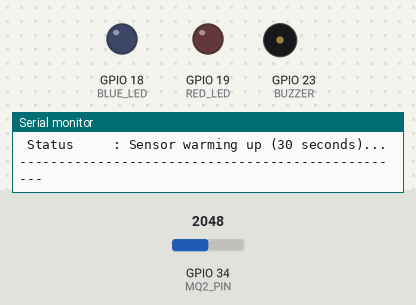
A sketch run on a simulated ESP32. Parts: output pins drawn as LEDs (lit = HIGH), buzzer (waves = sounding, pin HIGH), the last lines printed to the serial monitor. The test bench sets the inputs (shaded band); at power-on: GPIO 34 (MQ2_PIN) = 2048 (analog values on the 0–4095 scale).

Above: at 0.2 s.
At 2.7 s:
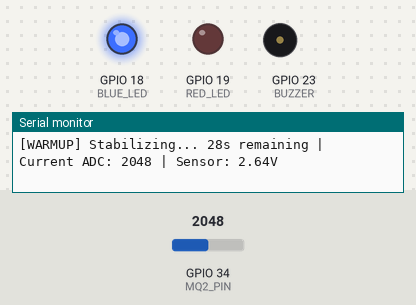
Timing chart, 0 to 3.0 s (numbered marks = the images above):
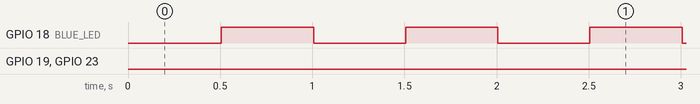

The sketch:

gas_leak_detection.ino
```cpp
#include <Arduino.h>

// =============================================================================
//  AERIS · INDUSTRIAL ESP32 GAS & SMOKE DETECTION NODE
// =============================================================================
//  Hardware Pinout:
//  - MQ-2 Analog AO   : GPIO 34 (via 12k/20k Divider, 0.625x attenuation)
//  - Safe LED (Blue/Green) : GPIO 18 (via 220 Ohm resistor)
//  - Alert LED (Red)  : GPIO 19 (via 220 Ohm resistor)
//  - Active Buzzer    : GPIO 23 (via 2N2222 NPN Transistor & 1k Base Resistor)
// =============================================================================

// PIN ASSIGNMENTS
#define MQ2_PIN   34
#define BLUE_LED  18   // Safe Indicator (Steady ON = Safe, Blinking = Warmup)
#define RED_LED   19   // Alert Indicator (Strobes on Alarm)
#define BUZZER    23   // 5V Active Siren (Driven via 2N2222 NPN)

// THRESHOLDS WITH HYSTERESIS
const int GAS_THRESHOLD_HIGH = 1800; // Trip alarm when ADC >= 1800
const int GAS_THRESHOLD_LOW  = 1650; // Clear alarm when ADC < 1650 (prevents chattering)

// TIMING CONSTANTS (Milliseconds)
const unsigned long WARMUP_TIME_MS      = 30000; // 30-second initial heater stabilization
const unsigned long SENSOR_INTERVAL_MS  = 100;   // Read sensor every 100ms
const unsigned long PRINT_INTERVAL_MS   = 1000;  // Telemetry print every 1000ms
const unsigned long ALARM_PULSE_MS      = 200;   // Rapid 200ms strobe/siren pulse during alarm
const unsigned long WARMUP_BLINK_MS     = 500;   // 500ms slow pulse during warmup

// SYSTEM STATE VARIABLES
int   rawADC            = 0;
float pinVoltage        = 0.0;
float sensorVoltage     = 0.0;
bool  isAlarmActive     = false;
bool  isSystemReady     = false;
bool  alarmPulseState   = false;
bool  warmupBlinkState  = false;

unsigned long systemStartTime  = 0;
unsigned long lastSensorRead   = 0;
unsigned long lastSerialPrint  = 0;
unsigned long lastAlarmPulse   = 0;
unsigned long lastWarmupBlink  = 0;

// =============================================================================
// OVERSAMPLED ADC FILTER
// =============================================================================
int readGasSensor() {
  long sum = 0;
  // Average 16 rapid samples for electrical noise suppression
  for (int i = 0; i < 16; i++) {
    sum += analogRead(MQ2_PIN);
    delayMicroseconds(250);
  }
  return (int)(sum / 16);
}

// =============================================================================
// SETUP
// =============================================================================
void setup() {
  Serial.begin(115200);

  // Initialize GPIO Modes
  pinMode(MQ2_PIN, INPUT);
  pinMode(BLUE_LED, OUTPUT);
  pinMode(RED_LED, OUTPUT);
  pinMode(BUZZER, OUTPUT);

  // Force all outputs OFF at boot
  digitalWrite(BLUE_LED, LOW);
  digitalWrite(RED_LED, LOW);
  digitalWrite(BUZZER, LOW);

  // Configure ESP32 12-Bit ADC (0–4095) with Full 3.3V Attenuation
  analogReadResolution(12);
  analogSetPinAttenuation(MQ2_PIN, ADC_11db);

  systemStartTime = millis();

  Serial.println();
  Serial.println("==================================================");
  Serial.println("     ESP32 INDUSTRIAL GAS & SMOKE DETECTOR        ");
  Serial.println("==================================================");
  Serial.println(" Pin Config: MQ-2(GPIO34) | SAFE(GPIO18) | RED(GPIO19) | BUZZER(GPIO23)");
  Serial.print(" Threshold : HIGH TRIP = ");
  Serial.print(GAS_THRESHOLD_HIGH);
  Serial.print(" | LOW CLEAR = ");
  Serial.println(GAS_THRESHOLD_LOW);
  Serial.println(" Status     : Sensor warming up (30 seconds)...");
  Serial.println("--------------------------------------------------");
}

// =============================================================================
// MAIN LOOP
// =============================================================================
void loop() {
  unsigned long now = millis();

  // 1. Check Warm-Up Readiness
  if (!isSystemReady) {
    if (now - systemStartTime >= WARMUP_TIME_MS) {
      isSystemReady = true;
      Serial.println("\n>>> [SYSTEM READY] Sensor burn-in complete. Monitoring active! <<<\n");
    }
  }

  // 2. Periodic Sensor Sampling
  if (now - lastSensorRead >= SENSOR_INTERVAL_MS) {
    lastSensorRead = now;

    rawADC = readGasSensor();
    pinVoltage = (rawADC / 4095.0f) * 3.3f;
    sensorVoltage = pinVoltage / 0.625f; // Reconstruct MQ-2 voltage from 12k/20k divider

    // Alarm Hysteresis Decision (Only trip once warmed up)
    if (isSystemReady) {
      if (!isAlarmActive && rawADC >= GAS_THRESHOLD_HIGH) {
        isAlarmActive = true;
      } else if (isAlarmActive && rawADC < GAS_THRESHOLD_LOW) {
        isAlarmActive = false;
      }
    }
  }

  // 3. Actuator & Visual Indication Engine
  if (!isSystemReady) {
    // -----------------------------------------------------------------
    // STATE A: WARM-UP (Slow Breathing / Blink on Safe LED, Siren OFF)
    // -----------------------------------------------------------------
    if (now - lastWarmupBlink >= WARMUP_BLINK_MS) {
      lastWarmupBlink = now;
      warmupBlinkState = !warmupBlinkState;
      digitalWrite(BLUE_LED, warmupBlinkState ? HIGH : LOW);
    }
    digitalWrite(RED_LED, LOW);
    digitalWrite(BUZZER, LOW);

  } else if (isAlarmActive) {
    // -----------------------------------------------------------------
    // STATE B: HIGH GAS ALARM (Synchronized Red Strobe + Pulsing Siren)
    // -----------------------------------------------------------------
    digitalWrite(BLUE_LED, LOW); // Safe LED OFF

    if (now - lastAlarmPulse >= ALARM_PULSE_MS) {
      lastAlarmPulse = now;
      alarmPulseState = !alarmPulseState;

      // Both Red LED and Buzzer pulse together for an unmistakable siren
      digitalWrite(RED_LED, alarmPulseState ? HIGH : LOW);
      digitalWrite(BUZZER,  alarmPulseState ? HIGH : LOW);
    }

  } else {
    // -----------------------------------------------------------------
    // STATE C: NORMAL / SAFE (Solid Steady Blue/Green LED, Siren OFF)
    // -----------------------------------------------------------------
    digitalWrite(BLUE_LED, HIGH); // Solid ON: Indicates System Healthy
    digitalWrite(RED_LED, LOW);
    digitalWrite(BUZZER, LOW);
  }

  // 4. Periodic Telemetry Output (Every 1000ms)
  if (now - lastSerialPrint >= PRINT_INTERVAL_MS) {
    lastSerialPrint = now;

    if (!isSystemReady) {
      int remainingSec = (int)((WARMUP_TIME_MS - (now - systemStartTime)) / 1000);
      Serial.print("[WARMUP] Stabilizing... ");
      Serial.print(remainingSec);
      Serial.print("s remaining | Current ADC: ");
      Serial.print(rawADC);
      Serial.print(" | Sensor: ");
      Serial.print(sensorVoltage, 2);
      Serial.println("V");
    } else {
      if (isAlarmActive) {
        Serial.print("[🚨 ALARM] GAS DETECTED! ADC: ");
        Serial.print(rawADC);
        Serial.print(" / 4095 | Pin: ");
        Serial.print(pinVoltage, 2);
        Serial.print("V | Sensor AO: ");
        Serial.print(sensorVoltage, 2);
        Serial.println("V | SIREN: PULSING | RED: FLASHING");
      } else {
        Serial.print("[NORMAL] Gas Safe. ADC: ");
        Serial.print(rawADC);
        Serial.print(" / 4095 | Pin: ");
        Serial.print(pinVoltage, 2);
        Serial.print("V | Sensor AO: ");
        Serial.print(sensorVoltage, 2);
        Serial.println("V | STATUS: ALL CLEAR");
      }
    }
  }
}
```

Measured:
- by itself, GPIO 18 (BLUE_LED): alternates HIGH for 0.50 s and LOW for 0.50 s, 60 changes in all, then stays LOW
- by itself, GPIO 19 (RED_LED), GPIO 23 (BUZZER): LOW → HIGH at 30.0 s, → LOW 0.20 s later, → HIGH 0.20 s later, → LOW 0.20 s later, … (500 changes in this stretch)
